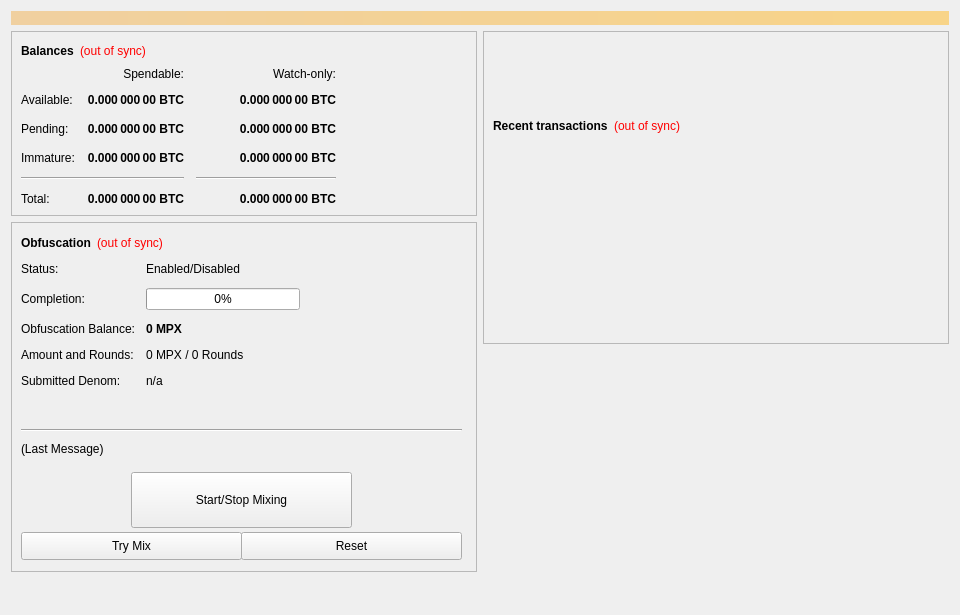
<?xml version="1.0" encoding="UTF-8"?>
<ui version="4.0">
 <class>OverviewPage</class>
 <widget class="QWidget" name="OverviewPage">
  <property name="geometry">
   <rect>
    <x>0</x>
    <y>0</y>
    <width>960</width>
    <height>615</height>
   </rect>
  </property>
  <property name="minimumSize">
   <size>
    <width>960</width>
    <height>0</height>
   </size>
  </property>
  <property name="windowTitle">
   <string>Form</string>
  </property>
  <layout class="QVBoxLayout" name="topLayout">
   <item>
    <widget class="QLabel" name="labelAlerts">
     <property name="visible">
      <bool>false</bool>
     </property>
     <property name="styleSheet">
      <string notr="true">background-color: qlineargradient(x1: 0, y1: 0, x2: 1, y2: 0, stop:0 #F0D0A0, stop:1 #F8D488); color:#000000;</string>
     </property>
     <property name="wordWrap">
      <bool>true</bool>
     </property>
     <property name="margin">
      <number>3</number>
     </property>
    </widget>
   </item>
   <item>
    <layout class="QHBoxLayout" name="horizontalLayout" stretch="1,1">
     <item>
      <layout class="QVBoxLayout" name="verticalLayout_2">
       <item>
        <widget class="QFrame" name="frame">
         <property name="frameShape">
          <enum>QFrame::StyledPanel</enum>
         </property>
         <property name="frameShadow">
          <enum>QFrame::Raised</enum>
         </property>
         <layout class="QVBoxLayout" name="verticalLayout_4">
          <item>
           <layout class="QHBoxLayout" name="horizontalLayout_4">
            <item>
             <widget class="QLabel" name="label_5">
              <property name="font">
               <font>
                <weight>75</weight>
                <bold>true</bold>
               </font>
              </property>
              <property name="text">
               <string>Balances</string>
              </property>
             </widget>
            </item>
            <item>
             <widget class="QLabel" name="labelWalletStatus">
              <property name="cursor">
               <cursorShape>WhatsThisCursor</cursorShape>
              </property>
              <property name="toolTip">
               <string>The displayed information may be out of date. Your wallet automatically synchronizes with the MillenniumPayX network after a connection is established, but this process has not completed yet.</string>
              </property>
              <property name="styleSheet">
               <string notr="true">QLabel { color: red; }</string>
              </property>
              <property name="text">
               <string notr="true">(out of sync)</string>
              </property>
              <property name="alignment">
               <set>Qt::AlignLeading|Qt::AlignLeft|Qt::AlignVCenter</set>
              </property>
             </widget>
            </item>
            <item>
             <spacer name="horizontalSpacer_3">
              <property name="orientation">
               <enum>Qt::Horizontal</enum>
              </property>
              <property name="sizeHint" stdset="0">
               <size>
                <width>40</width>
                <height>20</height>
               </size>
              </property>
             </spacer>
            </item>
           </layout>
          </item>
          <item>
           <layout class="QGridLayout" name="gridLayout">
            <property name="spacing">
             <number>12</number>
            </property>
            <item row="2" column="2">
             <widget class="QLabel" name="labelWatchPending">
              <property name="font">
               <font>
                <weight>75</weight>
                <bold>true</bold>
               </font>
              </property>
              <property name="cursor">
               <cursorShape>IBeamCursor</cursorShape>
              </property>
              <property name="toolTip">
               <string>Unconfirmed transactions to watch-only addresses</string>
              </property>
              <property name="text">
               <string notr="true">0.000 000 00 BTC</string>
              </property>
              <property name="alignment">
               <set>Qt::AlignRight|Qt::AlignTrailing|Qt::AlignVCenter</set>
              </property>
              <property name="textInteractionFlags">
               <set>Qt::LinksAccessibleByMouse|Qt::TextSelectableByKeyboard|Qt::TextSelectableByMouse</set>
              </property>
             </widget>
            </item>
            <item row="2" column="1">
             <widget class="QLabel" name="labelUnconfirmed">
              <property name="font">
               <font>
                <weight>75</weight>
                <bold>true</bold>
               </font>
              </property>
              <property name="cursor">
               <cursorShape>IBeamCursor</cursorShape>
              </property>
              <property name="toolTip">
               <string>Total of transactions that have yet to be confirmed, and do not yet count toward the spendable balance</string>
              </property>
              <property name="text">
               <string notr="true">0.000 000 00 BTC</string>
              </property>
              <property name="alignment">
               <set>Qt::AlignRight|Qt::AlignTrailing|Qt::AlignVCenter</set>
              </property>
              <property name="textInteractionFlags">
               <set>Qt::LinksAccessibleByMouse|Qt::TextSelectableByKeyboard|Qt::TextSelectableByMouse</set>
              </property>
             </widget>
            </item>
            <item row="3" column="2">
             <widget class="QLabel" name="labelWatchImmature">
              <property name="font">
               <font>
                <weight>75</weight>
                <bold>true</bold>
               </font>
              </property>
              <property name="cursor">
               <cursorShape>IBeamCursor</cursorShape>
              </property>
              <property name="toolTip">
               <string>Staked or masternode rewards in watch-only addresses that has not yet matured</string>
              </property>
              <property name="text">
               <string notr="true">0.000 000 00 BTC</string>
              </property>
              <property name="alignment">
               <set>Qt::AlignRight|Qt::AlignTrailing|Qt::AlignVCenter</set>
              </property>
              <property name="textInteractionFlags">
               <set>Qt::LinksAccessibleByMouse|Qt::TextSelectableByKeyboard|Qt::TextSelectableByMouse</set>
              </property>
             </widget>
            </item>
            <item row="4" column="0" colspan="2">
             <widget class="Line" name="lineSpendableBalance">
              <property name="orientation">
               <enum>Qt::Horizontal</enum>
              </property>
             </widget>
            </item>
            <item row="4" column="2">
             <widget class="Line" name="lineWatchBalance">
              <property name="sizePolicy">
               <sizepolicy hsizetype="Preferred" vsizetype="Fixed">
                <horstretch>0</horstretch>
                <verstretch>0</verstretch>
               </sizepolicy>
              </property>
              <property name="minimumSize">
               <size>
                <width>140</width>
                <height>0</height>
               </size>
              </property>
              <property name="orientation">
               <enum>Qt::Horizontal</enum>
              </property>
             </widget>
            </item>
            <item row="5" column="0">
             <widget class="QLabel" name="labelTotalText">
              <property name="text">
               <string>Total:</string>
              </property>
             </widget>
            </item>
            <item row="3" column="1">
             <widget class="QLabel" name="labelImmature">
              <property name="font">
               <font>
                <weight>75</weight>
                <bold>true</bold>
               </font>
              </property>
              <property name="cursor">
               <cursorShape>IBeamCursor</cursorShape>
              </property>
              <property name="toolTip">
               <string>Staked or masternode rewards that has not yet matured</string>
              </property>
              <property name="text">
               <string notr="true">0.000 000 00 BTC</string>
              </property>
              <property name="alignment">
               <set>Qt::AlignRight|Qt::AlignTrailing|Qt::AlignVCenter</set>
              </property>
              <property name="textInteractionFlags">
               <set>Qt::LinksAccessibleByMouse|Qt::TextSelectableByKeyboard|Qt::TextSelectableByMouse</set>
              </property>
             </widget>
            </item>
            <item row="2" column="3">
             <spacer name="horizontalSpacer_2">
              <property name="orientation">
               <enum>Qt::Horizontal</enum>
              </property>
              <property name="sizeHint" stdset="0">
               <size>
                <width>40</width>
                <height>20</height>
               </size>
              </property>
             </spacer>
            </item>
            <item row="3" column="0">
             <widget class="QLabel" name="labelImmatureText">
              <property name="text">
               <string>Immature:</string>
              </property>
             </widget>
            </item>
            <item row="5" column="1">
             <widget class="QLabel" name="labelTotal">
              <property name="font">
               <font>
                <weight>75</weight>
                <bold>true</bold>
               </font>
              </property>
              <property name="cursor">
               <cursorShape>IBeamCursor</cursorShape>
              </property>
              <property name="toolTip">
               <string>Your current total balance</string>
              </property>
              <property name="text">
               <string notr="true">0.000 000 00 BTC</string>
              </property>
              <property name="alignment">
               <set>Qt::AlignRight|Qt::AlignTrailing|Qt::AlignVCenter</set>
              </property>
              <property name="textInteractionFlags">
               <set>Qt::LinksAccessibleByMouse|Qt::TextSelectableByKeyboard|Qt::TextSelectableByMouse</set>
              </property>
             </widget>
            </item>
            <item row="5" column="2">
             <widget class="QLabel" name="labelWatchTotal">
              <property name="font">
               <font>
                <weight>75</weight>
                <bold>true</bold>
               </font>
              </property>
              <property name="cursor">
               <cursorShape>IBeamCursor</cursorShape>
              </property>
              <property name="toolTip">
               <string>Current total balance in watch-only addresses</string>
              </property>
              <property name="text">
               <string notr="true">0.000 000 00 BTC</string>
              </property>
              <property name="alignment">
               <set>Qt::AlignRight|Qt::AlignTrailing|Qt::AlignVCenter</set>
              </property>
              <property name="textInteractionFlags">
               <set>Qt::LinksAccessibleByMouse|Qt::TextSelectableByKeyboard|Qt::TextSelectableByMouse</set>
              </property>
             </widget>
            </item>
            <item row="0" column="2">
             <widget class="QLabel" name="labelWatchonly">
              <property name="text">
               <string>Watch-only:</string>
              </property>
              <property name="alignment">
               <set>Qt::AlignRight|Qt::AlignTrailing|Qt::AlignVCenter</set>
              </property>
             </widget>
            </item>
            <item row="1" column="0">
             <widget class="QLabel" name="labelBalanceText">
              <property name="text">
               <string>Available:</string>
              </property>
             </widget>
            </item>
            <item row="1" column="1">
             <widget class="QLabel" name="labelBalance">
              <property name="font">
               <font>
                <weight>75</weight>
                <bold>true</bold>
               </font>
              </property>
              <property name="cursor">
               <cursorShape>IBeamCursor</cursorShape>
              </property>
              <property name="toolTip">
               <string>Your current spendable balance</string>
              </property>
              <property name="text">
               <string notr="true">0.000 000 00 BTC</string>
              </property>
              <property name="alignment">
               <set>Qt::AlignRight|Qt::AlignTrailing|Qt::AlignVCenter</set>
              </property>
              <property name="textInteractionFlags">
               <set>Qt::LinksAccessibleByMouse|Qt::TextSelectableByKeyboard|Qt::TextSelectableByMouse</set>
              </property>
             </widget>
            </item>
            <item row="1" column="2">
             <widget class="QLabel" name="labelWatchAvailable">
              <property name="font">
               <font>
                <weight>75</weight>
                <bold>true</bold>
               </font>
              </property>
              <property name="cursor">
               <cursorShape>IBeamCursor</cursorShape>
              </property>
              <property name="toolTip">
               <string>Your current balance in watch-only addresses</string>
              </property>
              <property name="text">
               <string notr="true">0.000 000 00 BTC</string>
              </property>
              <property name="alignment">
               <set>Qt::AlignRight|Qt::AlignTrailing|Qt::AlignVCenter</set>
              </property>
              <property name="textInteractionFlags">
               <set>Qt::LinksAccessibleByMouse|Qt::TextSelectableByKeyboard|Qt::TextSelectableByMouse</set>
              </property>
             </widget>
            </item>
            <item row="2" column="0">
             <widget class="QLabel" name="labelPendingText">
              <property name="text">
               <string>Pending:</string>
              </property>
             </widget>
            </item>
            <item row="0" column="1">
             <widget class="QLabel" name="labelSpendable">
              <property name="text">
               <string>Spendable:</string>
              </property>
              <property name="alignment">
               <set>Qt::AlignRight|Qt::AlignTrailing|Qt::AlignVCenter</set>
              </property>
             </widget>
            </item>
           </layout>
          </item>
         </layout>
        </widget>
       </item>
       <item>
        <widget class="QFrame" name="frameObfuscation">
         <property name="minimumSize">
          <size>
           <width>0</width>
           <height>350</height>
          </size>
         </property>
         <property name="layoutDirection">
          <enum>Qt::LeftToRight</enum>
         </property>
         <property name="frameShape">
          <enum>QFrame::StyledPanel</enum>
         </property>
         <property name="frameShadow">
          <enum>QFrame::Raised</enum>
         </property>
         <widget class="QWidget" name="formLayoutWidget">
          <property name="geometry">
           <rect>
            <x>10</x>
            <y>40</y>
            <width>451</width>
            <height>161</height>
           </rect>
          </property>
          <layout class="QFormLayout" name="formLayout">
           <property name="fieldGrowthPolicy">
            <enum>QFormLayout::AllNonFixedFieldsGrow</enum>
           </property>
           <property name="horizontalSpacing">
            <number>11</number>
           </property>
           <property name="verticalSpacing">
            <number>12</number>
           </property>
           <item row="0" column="0">
            <widget class="QLabel" name="label_6">
             <property name="text">
              <string>Status:</string>
             </property>
            </widget>
           </item>
           <item row="1" column="0">
            <widget class="QLabel" name="label_7">
             <property name="text">
              <string>Completion:</string>
             </property>
            </widget>
           </item>
           <item row="1" column="1">
            <widget class="QProgressBar" name="obfuscationProgress">
             <property name="maximumSize">
              <size>
               <width>154</width>
               <height>16777215</height>
              </size>
             </property>
             <property name="value">
              <number>0</number>
             </property>
            </widget>
           </item>
           <item row="2" column="0">
            <widget class="QLabel" name="labelAnonymizedText">
             <property name="text">
              <string>Obfuscation Balance:</string>
             </property>
            </widget>
           </item>
           <item row="2" column="1">
            <widget class="QLabel" name="labelAnonymized">
             <property name="font">
              <font>
               <weight>75</weight>
               <bold>true</bold>
              </font>
             </property>
             <property name="text">
              <string notr="true">0 MPX</string>
             </property>
            </widget>
           </item>
           <item row="3" column="0">
            <widget class="QLabel" name="label_8">
             <property name="text">
              <string>Amount and Rounds:</string>
             </property>
            </widget>
           </item>
           <item row="3" column="1">
            <widget class="QLabel" name="labelAmountRounds">
             <property name="text">
              <string>0 MPX / 0 Rounds</string>
             </property>
            </widget>
           </item>
           <item row="4" column="0">
            <widget class="QLabel" name="label_9">
             <property name="text">
              <string>Submitted Denom:</string>
             </property>
            </widget>
           </item>
           <item row="4" column="1">
            <widget class="QLabel" name="labelSubmittedDenom">
             <property name="toolTip">
              <string>The denominations you submitted to the Masternode.&lt;br&gt;To mix, other users must submit the exact same denominations.</string>
             </property>
             <property name="text">
              <string>n/a</string>
             </property>
            </widget>
           </item>
           <item row="0" column="1">
            <widget class="QLabel" name="obfuscationEnabled">
             <property name="text">
              <string>Enabled/Disabled</string>
             </property>
            </widget>
           </item>
          </layout>
         </widget>
         <widget class="QPushButton" name="runAutoDenom">
          <property name="geometry">
           <rect>
            <x>251</x>
            <y>17</y>
            <width>1</width>
            <height>1</height>
           </rect>
          </property>
          <property name="palette">
           <palette>
            <active>
             <colorrole role="WindowText">
              <brush brushstyle="SolidPattern">
               <color alpha="255">
                <red>0</red>
                <green>0</green>
                <blue>0</blue>
               </color>
              </brush>
             </colorrole>
             <colorrole role="Button">
              <brush brushstyle="SolidPattern">
               <color alpha="255">
                <red>239</red>
                <green>238</green>
                <blue>238</blue>
               </color>
              </brush>
             </colorrole>
             <colorrole role="Light">
              <brush brushstyle="SolidPattern">
               <color alpha="255">
                <red>255</red>
                <green>255</green>
                <blue>255</blue>
               </color>
              </brush>
             </colorrole>
             <colorrole role="Midlight">
              <brush brushstyle="SolidPattern">
               <color alpha="255">
                <red>247</red>
                <green>246</green>
                <blue>246</blue>
               </color>
              </brush>
             </colorrole>
             <colorrole role="Dark">
              <brush brushstyle="SolidPattern">
               <color alpha="255">
                <red>119</red>
                <green>119</green>
                <blue>119</blue>
               </color>
              </brush>
             </colorrole>
             <colorrole role="Mid">
              <brush brushstyle="SolidPattern">
               <color alpha="255">
                <red>159</red>
                <green>159</green>
                <blue>159</blue>
               </color>
              </brush>
             </colorrole>
             <colorrole role="Text">
              <brush brushstyle="SolidPattern">
               <color alpha="255">
                <red>0</red>
                <green>0</green>
                <blue>0</blue>
               </color>
              </brush>
             </colorrole>
             <colorrole role="BrightText">
              <brush brushstyle="SolidPattern">
               <color alpha="255">
                <red>255</red>
                <green>255</green>
                <blue>255</blue>
               </color>
              </brush>
             </colorrole>
             <colorrole role="ButtonText">
              <brush brushstyle="SolidPattern">
               <color alpha="255">
                <red>0</red>
                <green>0</green>
                <blue>0</blue>
               </color>
              </brush>
             </colorrole>
             <colorrole role="Base">
              <brush brushstyle="SolidPattern">
               <color alpha="255">
                <red>255</red>
                <green>255</green>
                <blue>255</blue>
               </color>
              </brush>
             </colorrole>
             <colorrole role="Window">
              <brush brushstyle="SolidPattern">
               <color alpha="255">
                <red>239</red>
                <green>238</green>
                <blue>238</blue>
               </color>
              </brush>
             </colorrole>
             <colorrole role="Shadow">
              <brush brushstyle="SolidPattern">
               <color alpha="255">
                <red>0</red>
                <green>0</green>
                <blue>0</blue>
               </color>
              </brush>
             </colorrole>
             <colorrole role="AlternateBase">
              <brush brushstyle="SolidPattern">
               <color alpha="255">
                <red>247</red>
                <green>246</green>
                <blue>246</blue>
               </color>
              </brush>
             </colorrole>
             <colorrole role="ToolTipBase">
              <brush brushstyle="SolidPattern">
               <color alpha="255">
                <red>255</red>
                <green>255</green>
                <blue>220</blue>
               </color>
              </brush>
             </colorrole>
             <colorrole role="ToolTipText">
              <brush brushstyle="SolidPattern">
               <color alpha="255">
                <red>0</red>
                <green>0</green>
                <blue>0</blue>
               </color>
              </brush>
             </colorrole>
            </active>
            <inactive>
             <colorrole role="WindowText">
              <brush brushstyle="SolidPattern">
               <color alpha="255">
                <red>0</red>
                <green>0</green>
                <blue>0</blue>
               </color>
              </brush>
             </colorrole>
             <colorrole role="Button">
              <brush brushstyle="SolidPattern">
               <color alpha="255">
                <red>239</red>
                <green>238</green>
                <blue>238</blue>
               </color>
              </brush>
             </colorrole>
             <colorrole role="Light">
              <brush brushstyle="SolidPattern">
               <color alpha="255">
                <red>255</red>
                <green>255</green>
                <blue>255</blue>
               </color>
              </brush>
             </colorrole>
             <colorrole role="Midlight">
              <brush brushstyle="SolidPattern">
               <color alpha="255">
                <red>247</red>
                <green>246</green>
                <blue>246</blue>
               </color>
              </brush>
             </colorrole>
             <colorrole role="Dark">
              <brush brushstyle="SolidPattern">
               <color alpha="255">
                <red>119</red>
                <green>119</green>
                <blue>119</blue>
               </color>
              </brush>
             </colorrole>
             <colorrole role="Mid">
              <brush brushstyle="SolidPattern">
               <color alpha="255">
                <red>159</red>
                <green>159</green>
                <blue>159</blue>
               </color>
              </brush>
             </colorrole>
             <colorrole role="Text">
              <brush brushstyle="SolidPattern">
               <color alpha="255">
                <red>0</red>
                <green>0</green>
                <blue>0</blue>
               </color>
              </brush>
             </colorrole>
             <colorrole role="BrightText">
              <brush brushstyle="SolidPattern">
               <color alpha="255">
                <red>255</red>
                <green>255</green>
                <blue>255</blue>
               </color>
              </brush>
             </colorrole>
             <colorrole role="ButtonText">
              <brush brushstyle="SolidPattern">
               <color alpha="255">
                <red>0</red>
                <green>0</green>
                <blue>0</blue>
               </color>
              </brush>
             </colorrole>
             <colorrole role="Base">
              <brush brushstyle="SolidPattern">
               <color alpha="255">
                <red>255</red>
                <green>255</green>
                <blue>255</blue>
               </color>
              </brush>
             </colorrole>
             <colorrole role="Window">
              <brush brushstyle="SolidPattern">
               <color alpha="255">
                <red>239</red>
                <green>238</green>
                <blue>238</blue>
               </color>
              </brush>
             </colorrole>
             <colorrole role="Shadow">
              <brush brushstyle="SolidPattern">
               <color alpha="255">
                <red>0</red>
                <green>0</green>
                <blue>0</blue>
               </color>
              </brush>
             </colorrole>
             <colorrole role="AlternateBase">
              <brush brushstyle="SolidPattern">
               <color alpha="255">
                <red>247</red>
                <green>246</green>
                <blue>246</blue>
               </color>
              </brush>
             </colorrole>
             <colorrole role="ToolTipBase">
              <brush brushstyle="SolidPattern">
               <color alpha="255">
                <red>255</red>
                <green>255</green>
                <blue>220</blue>
               </color>
              </brush>
             </colorrole>
             <colorrole role="ToolTipText">
              <brush brushstyle="SolidPattern">
               <color alpha="255">
                <red>0</red>
                <green>0</green>
                <blue>0</blue>
               </color>
              </brush>
             </colorrole>
            </inactive>
            <disabled>
             <colorrole role="WindowText">
              <brush brushstyle="SolidPattern">
               <color alpha="255">
                <red>119</red>
                <green>119</green>
                <blue>119</blue>
               </color>
              </brush>
             </colorrole>
             <colorrole role="Button">
              <brush brushstyle="SolidPattern">
               <color alpha="255">
                <red>239</red>
                <green>238</green>
                <blue>238</blue>
               </color>
              </brush>
             </colorrole>
             <colorrole role="Light">
              <brush brushstyle="SolidPattern">
               <color alpha="255">
                <red>255</red>
                <green>255</green>
                <blue>255</blue>
               </color>
              </brush>
             </colorrole>
             <colorrole role="Midlight">
              <brush brushstyle="SolidPattern">
               <color alpha="255">
                <red>247</red>
                <green>246</green>
                <blue>246</blue>
               </color>
              </brush>
             </colorrole>
             <colorrole role="Dark">
              <brush brushstyle="SolidPattern">
               <color alpha="255">
                <red>119</red>
                <green>119</green>
                <blue>119</blue>
               </color>
              </brush>
             </colorrole>
             <colorrole role="Mid">
              <brush brushstyle="SolidPattern">
               <color alpha="255">
                <red>159</red>
                <green>159</green>
                <blue>159</blue>
               </color>
              </brush>
             </colorrole>
             <colorrole role="Text">
              <brush brushstyle="SolidPattern">
               <color alpha="255">
                <red>119</red>
                <green>119</green>
                <blue>119</blue>
               </color>
              </brush>
             </colorrole>
             <colorrole role="BrightText">
              <brush brushstyle="SolidPattern">
               <color alpha="255">
                <red>255</red>
                <green>255</green>
                <blue>255</blue>
               </color>
              </brush>
             </colorrole>
             <colorrole role="ButtonText">
              <brush brushstyle="SolidPattern">
               <color alpha="255">
                <red>119</red>
                <green>119</green>
                <blue>119</blue>
               </color>
              </brush>
             </colorrole>
             <colorrole role="Base">
              <brush brushstyle="SolidPattern">
               <color alpha="255">
                <red>239</red>
                <green>238</green>
                <blue>238</blue>
               </color>
              </brush>
             </colorrole>
             <colorrole role="Window">
              <brush brushstyle="SolidPattern">
               <color alpha="255">
                <red>239</red>
                <green>238</green>
                <blue>238</blue>
               </color>
              </brush>
             </colorrole>
             <colorrole role="Shadow">
              <brush brushstyle="SolidPattern">
               <color alpha="255">
                <red>0</red>
                <green>0</green>
                <blue>0</blue>
               </color>
              </brush>
             </colorrole>
             <colorrole role="AlternateBase">
              <brush brushstyle="SolidPattern">
               <color alpha="255">
                <red>239</red>
                <green>238</green>
                <blue>238</blue>
               </color>
              </brush>
             </colorrole>
             <colorrole role="ToolTipBase">
              <brush brushstyle="SolidPattern">
               <color alpha="255">
                <red>255</red>
                <green>255</green>
                <blue>220</blue>
               </color>
              </brush>
             </colorrole>
             <colorrole role="ToolTipText">
              <brush brushstyle="SolidPattern">
               <color alpha="255">
                <red>0</red>
                <green>0</green>
                <blue>0</blue>
               </color>
              </brush>
             </colorrole>
            </disabled>
           </palette>
          </property>
          <property name="focusPolicy">
           <enum>Qt::NoFocus</enum>
          </property>
          <property name="autoFillBackground">
           <bool>true</bool>
          </property>
          <property name="text">
           <string/>
          </property>
          <property name="flat">
           <bool>true</bool>
          </property>
         </widget>
         <widget class="QPushButton" name="toggleObfuscation">
          <property name="geometry">
           <rect>
            <x>120</x>
            <y>250</y>
            <width>221</width>
            <height>56</height>
           </rect>
          </property>
          <property name="sizePolicy">
           <sizepolicy hsizetype="MinimumExpanding" vsizetype="Fixed">
            <horstretch>0</horstretch>
            <verstretch>0</verstretch>
           </sizepolicy>
          </property>
          <property name="text">
           <string>Start/Stop Mixing</string>
          </property>
         </widget>
         <widget class="Line" name="lineLastMessage">
          <property name="geometry">
           <rect>
            <x>10</x>
            <y>200</y>
            <width>441</width>
            <height>16</height>
           </rect>
          </property>
          <property name="orientation">
           <enum>Qt::Horizontal</enum>
          </property>
         </widget>
         <widget class="QLabel" name="obfuscationStatus">
          <property name="geometry">
           <rect>
            <x>10</x>
            <y>220</y>
            <width>451</width>
            <height>61</height>
           </rect>
          </property>
          <property name="minimumSize">
           <size>
            <width>288</width>
            <height>43</height>
           </size>
          </property>
          <property name="text">
           <string>(Last Message)</string>
          </property>
          <property name="alignment">
           <set>Qt::AlignLeading|Qt::AlignLeft|Qt::AlignTop</set>
          </property>
          <property name="wordWrap">
           <bool>true</bool>
          </property>
         </widget>
         <widget class="QPushButton" name="obfuscationAuto">
          <property name="geometry">
           <rect>
            <x>10</x>
            <y>310</y>
            <width>221</width>
            <height>28</height>
           </rect>
          </property>
          <property name="sizePolicy">
           <sizepolicy hsizetype="MinimumExpanding" vsizetype="Fixed">
            <horstretch>0</horstretch>
            <verstretch>0</verstretch>
           </sizepolicy>
          </property>
          <property name="toolTip">
           <string>Try to manually submit a Obfuscation request.</string>
          </property>
          <property name="text">
           <string>Try Mix</string>
          </property>
         </widget>
         <widget class="QPushButton" name="obfuscationReset">
          <property name="geometry">
           <rect>
            <x>230</x>
            <y>310</y>
            <width>221</width>
            <height>28</height>
           </rect>
          </property>
          <property name="sizePolicy">
           <sizepolicy hsizetype="MinimumExpanding" vsizetype="Fixed">
            <horstretch>0</horstretch>
            <verstretch>0</verstretch>
           </sizepolicy>
          </property>
          <property name="toolTip">
           <string>Reset the current status of Obfuscation (can interrupt Obfuscation if it's in the process of Mixing, which can cost you money!)</string>
          </property>
          <property name="autoFillBackground">
           <bool>false</bool>
          </property>
          <property name="text">
           <string>Reset</string>
          </property>
         </widget>
         <widget class="QWidget" name="layoutWidget">
          <property name="geometry">
           <rect>
            <x>10</x>
            <y>10</y>
            <width>431</width>
            <height>22</height>
           </rect>
          </property>
          <layout class="QHBoxLayout" name="horizontalLayout_5">
           <item>
            <widget class="QLabel" name="label_2">
             <property name="font">
              <font>
               <weight>75</weight>
               <bold>true</bold>
              </font>
             </property>
             <property name="text">
              <string>Obfuscation</string>
             </property>
            </widget>
           </item>
           <item>
            <widget class="QLabel" name="labelObfuscationSyncStatus">
             <property name="toolTip">
              <string>The displayed information may be out of date. Your wallet automatically synchronizes with the MillenniumPayX network after a connection is established, but this process has not completed yet.</string>
             </property>
             <property name="styleSheet">
              <string notr="true">QLabel { color: red; }</string>
             </property>
             <property name="text">
              <string notr="true">(out of sync)</string>
             </property>
             <property name="alignment">
              <set>Qt::AlignLeading|Qt::AlignLeft|Qt::AlignVCenter</set>
             </property>
            </widget>
           </item>
           <item>
            <spacer name="horizontalSpacer_4">
             <property name="orientation">
              <enum>Qt::Horizontal</enum>
             </property>
             <property name="sizeHint" stdset="0">
              <size>
               <width>40</width>
               <height>20</height>
              </size>
             </property>
            </spacer>
           </item>
          </layout>
         </widget>
        </widget>
       </item>
       <item>
        <spacer name="verticalSpacer">
         <property name="orientation">
          <enum>Qt::Vertical</enum>
         </property>
         <property name="sizeHint" stdset="0">
          <size>
           <width>20</width>
           <height>40</height>
          </size>
         </property>
        </spacer>
       </item>
      </layout>
     </item>
     <item>
      <layout class="QVBoxLayout" name="verticalLayout_3">
       <item>
        <widget class="QFrame" name="frame_2">
         <property name="frameShape">
          <enum>QFrame::StyledPanel</enum>
         </property>
         <property name="frameShadow">
          <enum>QFrame::Raised</enum>
         </property>
         <layout class="QVBoxLayout" name="verticalLayout">
          <item>
           <spacer name="verticalSpacer_3">
            <property name="orientation">
             <enum>Qt::Vertical</enum>
            </property>
            <property name="sizeType">
             <enum>QSizePolicy::Fixed</enum>
            </property>
            <property name="sizeHint" stdset="0">
             <size>
              <width>20</width>
              <height>75</height>
             </size>
            </property>
           </spacer>
          </item>
          <item>
           <layout class="QHBoxLayout" name="horizontalLayout_2">
            <item>
             <widget class="QLabel" name="label_4">
              <property name="font">
               <font>
                <weight>75</weight>
                <bold>true</bold>
               </font>
              </property>
              <property name="text">
               <string>Recent transactions</string>
              </property>
             </widget>
            </item>
            <item>
             <widget class="QLabel" name="labelTransactionsStatus">
              <property name="cursor">
               <cursorShape>WhatsThisCursor</cursorShape>
              </property>
              <property name="toolTip">
               <string>The displayed information may be out of date. Your wallet automatically synchronizes with the MillenniumPayX network after a connection is established, but this process has not completed yet.</string>
              </property>
              <property name="styleSheet">
               <string notr="true">QLabel { color: red; }</string>
              </property>
              <property name="text">
               <string notr="true">(out of sync)</string>
              </property>
              <property name="alignment">
               <set>Qt::AlignRight|Qt::AlignTrailing|Qt::AlignVCenter</set>
              </property>
             </widget>
            </item>
            <item>
             <spacer name="horizontalSpacer">
              <property name="orientation">
               <enum>Qt::Horizontal</enum>
              </property>
              <property name="sizeHint" stdset="0">
               <size>
                <width>40</width>
                <height>20</height>
               </size>
              </property>
             </spacer>
            </item>
           </layout>
          </item>
          <item>
           <widget class="QListView" name="listTransactions">
            <property name="styleSheet">
             <string notr="true">QListView { background: transparent; }</string>
            </property>
            <property name="frameShape">
             <enum>QFrame::NoFrame</enum>
            </property>
            <property name="verticalScrollBarPolicy">
             <enum>Qt::ScrollBarAlwaysOff</enum>
            </property>
            <property name="horizontalScrollBarPolicy">
             <enum>Qt::ScrollBarAlwaysOff</enum>
            </property>
            <property name="selectionMode">
             <enum>QAbstractItemView::NoSelection</enum>
            </property>
           </widget>
          </item>
         </layout>
        </widget>
       </item>
       <item>
        <spacer name="verticalSpacer_2">
         <property name="orientation">
          <enum>Qt::Vertical</enum>
         </property>
         <property name="sizeType">
          <enum>QSizePolicy::Expanding</enum>
         </property>
         <property name="sizeHint" stdset="0">
          <size>
           <width>20</width>
           <height>40</height>
          </size>
         </property>
        </spacer>
       </item>
      </layout>
     </item>
    </layout>
   </item>
  </layout>
 </widget>
 <resources/>
 <connections/>
</ui>
